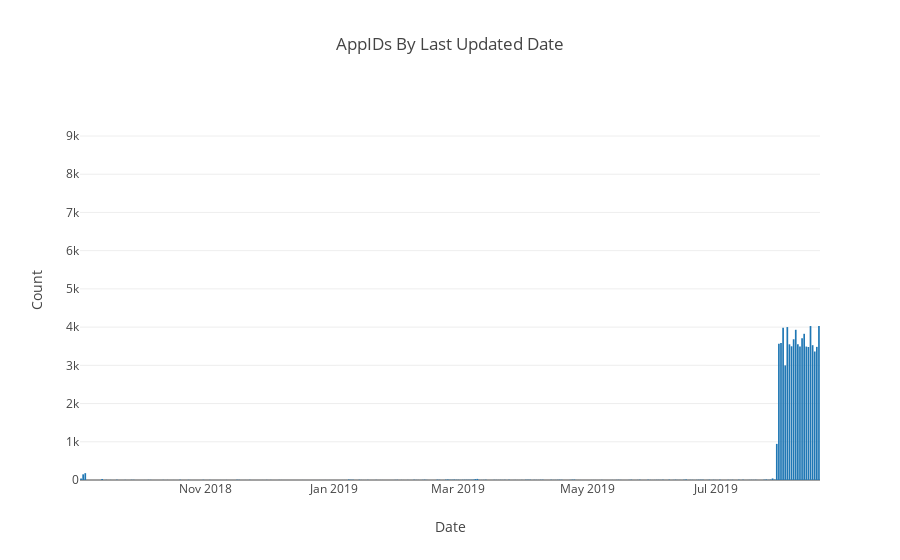

Notebook cell for this chart:
### Markdown cell above
## Large numbers of old AppID entries means `refreshsteam.py` needs to be run.  This excludes consistently failed appids.

### Code cell
# https://plot.ly/python/bar-charts/

data = [Bar(
        x=grouped_df['updated_date'],
        y=grouped_df['count']
    )]

layout = Layout(
        title='AppIDs By Last Updated Date',
        xaxis=dict(
            title='Date'
        ),
        yaxis=dict(
            title='Count'
        )
    )

fig = Figure(data=data, layout=layout)

iplot(fig)

### Figure 1 — Plotly figure (JSON) as saved in the notebook; plotly's stock layout.template omitted (floating-point values rounded to 4 significant figures; data arrays with more than 128 entries replaced by an {"elided": "..."} marker saying what was removed)
{"data": [{"type": "bar", "uid": "17e3a6ab-f1b9-4888-a81a-08a4400d0edb", "x": {"elided": "238 str values"}, "y": {"elided": "238 int values"}}], "layout": {"title": {"text": "AppIDs By Last Updated Date"}, "xaxis": {"title": {"text": "Date"}}, "yaxis": {"title": {"text": "Count"}}}}
